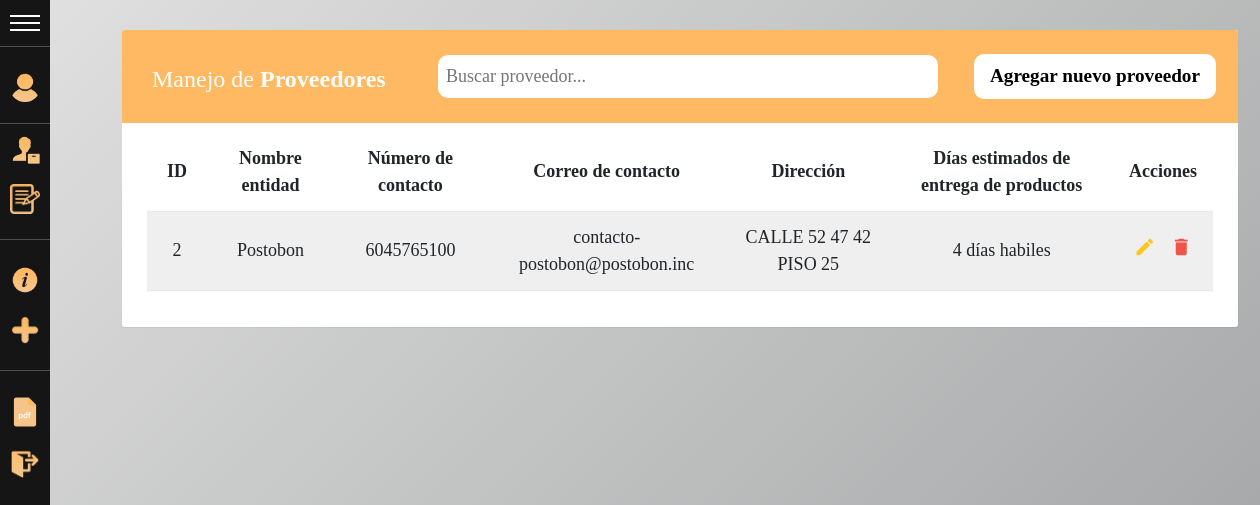
Before: /proveedores/ (signed in) with the older database file.
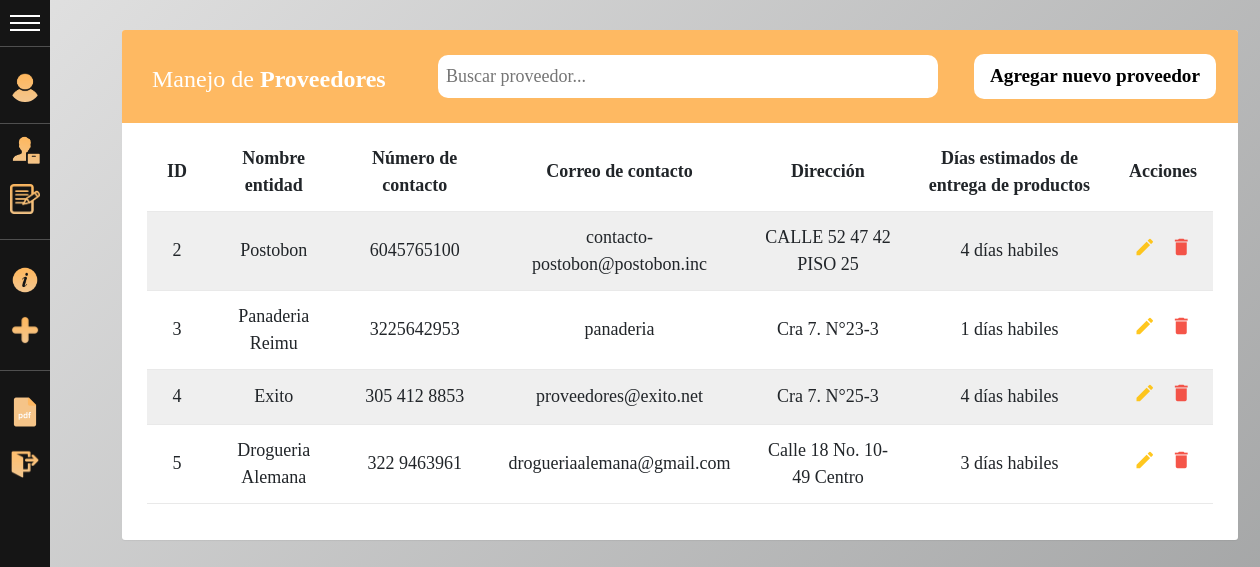
After: the same page with the newer database file.
### gestion/models.py (models this page shows, shortened)
class Proveedores(models.Model):
    class Meta:
        verbose_name_plural = 'Proveedores'
    id = models.AutoField(primary_key=True)
    nombre_proveedor = models.CharField(max_length = 255, verbose_name="Nombre del proveedor")
    direccion_proveedor = models.CharField(max_length = 255, verbose_name="Dirección del proveedor")
    numero_proveedor = models.CharField(max_length = 255, verbose_name="Número del contacto del proveedor")
    correo_proveedor = models.CharField(max_length = 255, verbose_name="Correo del proveedor")
    dias_entrega_general = models.IntegerField(verbose_name="Días de entrega general")

### inventario/views.py (the view)
# urls.py: path('proveedores/', views.lista_proveedores),                                     #Lista de proveedores
@login_required
def lista_proveedores(request):
    data = {
        'proveedores' : Proveedores.objects.all(),
    }
    return render(request, "lista_proveedores.html", data)

### templates/lista_proveedores.html (shortened to what this page needs)
{% extends "base.html"%}
{% load filter%}
{%block content %}
  <body>
    <div class="container">
        <div class="table-wrapper">
            <div class="table-title">
                <div class="title" >
					<h2>Manejo de <b>Proveedores</b></h2>
				</div>
                <div class="selects">
                    <input class="buscador_producto" type="search" placeholder="Buscar proveedor..." id="searchTerm" data-target="mi-tablaXD" onkeyup="doSearch()" onchange="doSearch()">
                </div>
                <div class="selects">
                    <div class="Agregar-proveedor">
                        <a class="texto-agregar" href="http://127.0.0.1:8000/agregar_proveedor/">Agregar nuevo proveedor</a>
                    </div>
                </div>
            </div>
            <table id="mi-tablaXD" class="table table-striped table-hover" style="text-align: center;">
                <thead>
                    <tr>
                        <th>ID</th>
                        <th>Nombre entidad</th>
                        <th>Número de contacto</th>
						<th>Correo de contacto</th>
                        <th>Dirección</th>
                        <th>Días estimados de entrega de productos</th>
                        <th>Acciones</th>
                    </tr>
                </thead>
                <tbody>
                {%for proveedor in proveedores %}
                    <tr>
                        <td>{{proveedor.id}}</td>
                        <td>{{proveedor.nombre_proveedor}}</td>
                        <td>{{proveedor.numero_proveedor}}</td>
                        <td>{{proveedor.correo_proveedor}}
                        <td>{{proveedor.direccion_proveedor}}</td>
                        <td>{{proveedor.dias_entrega_general}} días habiles</td>
                        <td>
                            <a href="http://127.0.0.1:8000/modificarProveedor/{{proveedor.id}}"><i style="color: #FFC107;" class="material-icons" data-toggle="tooltip" title="Editar">&#xE254;</i></a>
                            <a onclick="eliminarProveedor({{proveedor.id}})"><i style="color: #F44336;" class="material-icons" data-toggle="tooltip" title="Eliminar">&#xE872;</i></a>
                        </td>
                    </tr>
                {% endfor %}
                </tbody>
            </table>
        </div>
    </div>
</body>
{%endblock%}

### templates/base.html (shortened to what this page needs)
{% load static %}
<!DOCTYPE html>
<html lang="es">
<head>
    <link rel="stylesheet" href="https://maxcdn.bootstrapcdn.com/font-awesome/4.7.0/css/font-awesome.min.css">
    <link href="https://cdn.jsdelivr.net/npm/bootstrap@5.2.2/dist/css/bootstrap.min.css" rel="stylesheet">
    <link rel = "stylesheet" href="{% static '/lista.css' %}">
    <link rel = "stylesheet" href="{% static '/menu2.css' %}">
    <link rel = "stylesheet" href="{% static '/search.css' %}">
</head>
<body>
    {% include "menu_derecha.html" %}
    {% block content %}
    {% endblock %}
</body>
</html>

### templates/menu_derecha.html (shortened to what this page needs)
{% load static %}
<!DOCTYPE html>
<html>
<head>
    <link rel = "stylesheet" href="{% static '/menu2.css' %}">
</head>
<body class="body-collapsed">
    <div id="sidemenu" class="menu-collapsed">
        <div id="header">
            <div id="menu-btn">
                <div class="btn-hamburger"></div>
                <div class="btn-hamburger"></div>
                <div class="btn-hamburger"></div>
            </div>
        </div>
        <div id="profile" title="Panel Administrativo">
            <a href="http://127.0.0.1:8000/admin/">
                <div id="photo"><img src="{% static '/user.png'%}" alt=""></div>
            </a>
        </div>
        {% if user.is_authenticated %}
        <div id="menu-items">
            <div class="item">
                <a href="http://127.0.0.1:8000/proveedores/" title="Gestión general de los proveedores">
                    <div class="icon"><img src="{% static '/proveedor.png'%}"/></div>
                </a>
            </div>
            <div class="item">
                <a href="http://127.0.0.1:8000/registros/" title="Registros y salidas de productos">
                    <div class="icon"><img src="{% static './registros.png'%}"/></div>
                </a>
            </div>
            <div class="item separator">
            </div>
            <div class="item">
                <a href="http://127.0.0.1:8000/lista/" title="Abre la información general de los productos">
                    <div class="icon"><img src="{% static '/information.png'%}" alt=""> </div>
                </a>
            </div>
            <div class="item">
                <a href="http://127.0.0.1:8000/agregar/" title="Añade un producto al inventario">
                    <div class="icon"><img src="{% static '/add.png'%}"/></div>
                </a>
            </div>
            <div class="item separator">
            </div>
            <div class="item">
                <a href="http://127.0.0.1:8000/export/" title="Exportar a PDF el reporte quincenal">
                    <div class="icon"><img src="{% static '/pdf.png'%}" /></div>
                </a>
            </div>
            <div class="item" title="Cerrar Sesión">
                <a href="http://127.0.0.1:8000/admin/logout">
                    <div class="icon"><img src="{% static '/logout.png'%}" /></div>
                </a>
            </div>
        </div>
    </div>
    {% endif %}
</body>
</html>

### static/lista.css (style rules this page uses)
body { margin: 0; width: 100%; height: 100vh; background: linear-gradient(-45deg, #f4eeed, #cbc7c8, #87898a, #e1e1e1); background-size: 400% 400%; animation: gradiente 15s ease infinite; overflow-y: scroll; overflow-x: hidden; }
body { color: #566787; font-family: 'Varela Round', sans-serif; font-size: 13px; }
.table-wrapper { background: #fff; padding: 20px 25px; margin: 30px 0; border-radius: 3px; box-shadow: 0 1px 1px rgba(0,0,0,.05); }
.table-title { padding-bottom: 15px; background: #feb962; color: #fff; padding: 16px 30px; margin: -20px -25px 10px; border-radius: 3px 3px 0 0; }
.table-title h2 { margin: 5px 0 0; font-size: 24px; }
table.table tr th, table.table tr td { border-color: #e9e9e9; padding: 12px 15px; vertical-align: middle; }
table.table tr th:first-child { width: 60px; }
table.table tr th:last-child { width: 100px; }
table.table-striped tbody tr:nth-of-type(odd) { background-color: #fcfcfc; }
table.table td:last-child i { opacity: 0.9; font-size: 22px; margin: 0 5px; }
table.table td a { font-weight: bold; color: #566787; display: inline-block; text-decoration: none; outline: none !important; }
table.table td i { font-size: 19px; }

### static/menu2.css (style rules this page uses)
:root { --width: 300px; --padding: 10px; --bgcolor: rgb(21, 21, 21); --hovercolor: rgb(79, 79, 79); --width-collapsed: 50px; }
body { font-family: Cambria, Cochin, Georgia, Times, 'Times New Roman', serif; font-size: 18px; padding: 0; margin: 0; margin-left: var(--width-collapsed); transition: 0.4s; }
#sidemenu { background-color: var(--bgcolor); color: white; position: fixed; height: 100%; left: 0; top: 0; transition: 0.4s; }
#sidemenu a { color: white; text-decoration: none; transition: 0.4s; }
#sidemenu #header { box-sizing: border-box; border-bottom: solid 1px var(--hovercolor); transition: 0.4s; }
#sidemenu #header #title, #sidemenu #header #menu-btn { vertical-align: middle; transition: 0.4s; }
#sidemenu #header #menu-btn { display: inline-block; transition: 0.4s; }
#sidemenu #header #menu-btn { cursor: pointer; padding: 10px; width: var(--width-collapsed); box-sizing: border-box; transition: 0.4s; }
#sidemenu #header #menu-btn .btn-hamburger { background-color: #fff; width: 100%; height: 2px; margin: 5px 0; transition: 0.4s; }
#sidemenu #profile { border-bottom: solid 1px var(--hovercolor); padding: var(--padding) 0; text-align: center; transition: 0.4s; }
#sidemenu #profile #photo { box-sizing: border-box; padding: var(--padding); margin: 0 auto; transition: 0.4s; }
#sidemenu #profile #photo img { border-radius: 50%; width: 60%; transition: 0.4s; }
#sidemenu #profile #photo,#sidemenu #profile #name { font-size: 24px; padding: var(--padding) 0; overflow: hidden; transition: 0.4s; }
#sidemenu #menu-items { overflow: hidden; transition: 0.4s; }
#sidemenu #menu-items .item { width: var(--width); transition: 0.4s; }
#sidemenu #menu-items .item .icon { display: inline-block; transition: 0.4s; }
#sidemenu #menu-items .item .icon, #sidemenu #menu-items .item .title { font-size: 14px; vertical-align: middle; overflow: hidden; display: inline-block; transition: 0.4s; }
#sidemenu #menu-items .item a { display: block; transition: 0.4s; }
#sidemenu #menu-items .item .icon { box-sizing: border-box; padding: var(--padding); width: var(--width-collapsed); transition: 0.4s; }
#sidemenu #menu-items .item .icon img { width: 100%; transition: 0.4s; }
#sidemenu #menu-items .item.separator { height: 1px; border-bottom: solid 1px var(--hovercolor); margin: 15px 0; transition: 0.4s; }
.menu-collapsed { width: var(--width-collapsed); transition: 0.4s; }
.menu-collapsed .item { width: 100px; transition: 0.4s; }

### static/search.css (style rules this page uses)
* { margin: 0; padding: 0; box-sizing: border-box; }

### templates/lista_proveedores.html (style rules this page uses)
.table-title { display: flex; justify-content: space-between; align-items: center; }
.selects { display: flex; flex-direction: column; align-items: flex-start; justify-content: start; }
.Agregar-proveedor { padding: .5rem; margin: .5rem; border: none; border-radius: 10px; background-color: #ffffff; color: #fff; text-decoration: none; font-weight: bold; font-size: 1.2rem; text-align: center; width: 100%; text-decoration: none; }
.texto-agregar { color: #000000; text-decoration: none; }
.buscador_producto { padding: .5rem; margin: .5rem; border: none; border-radius: 10px; width: 500px; }

Changed rows visible on the page:
added Proveedores: id "3", nombre_proveedor "Panaderia Reimu", numero_proveedor "3225642953", correo_proveedor "panaderia", direccion_proveedor "Cra 7. N°23-3", dias_entrega_general "1"
added Proveedores: id "4", nombre_proveedor "Exito", numero_proveedor "305 412 8853", correo_proveedor "proveedores@exito.net", direccion_proveedor "Cra 7. N°25-3", dias_entrega_general "4"
added Proveedores: id "5", nombre_proveedor "Drogueria Alemana", numero_proveedor "322 9463961", correo_proveedor "drogueriaalemana@gmail.com", direccion_proveedor "Calle 18 No. 10-49 Centro", dias_entrega_general "3"
